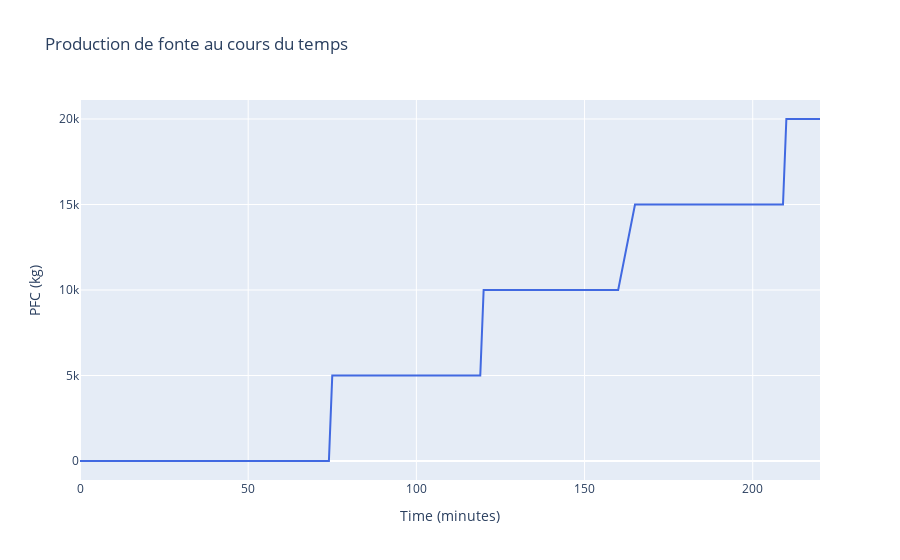

Here is the notebook cell this chart was saved with:
### Code cell
Plot_Prod(times, PFC_Prodvalues)

### Figure 1 — Plotly figure (JSON) as saved in the notebook; plotly's stock layout.template omitted (floating-point values rounded to 4 significant figures; data arrays with more than 128 entries replaced by an {"elided": "..."} marker saying what was removed)
{"data": [{"line": {"color": "royalblue"}, "mode": "lines", "name": "PFC over time", "type": "scatter", "x": {"elided": "205 int values"}, "y": {"elided": "205 int values"}}], "layout": {"showlegend": false, "title": {"text": "Production de fonte au cours du temps"}, "xaxis": {"title": {"text": "Time (minutes)"}}, "yaxis": {"title": {"text": "PFC (kg)"}}}}
